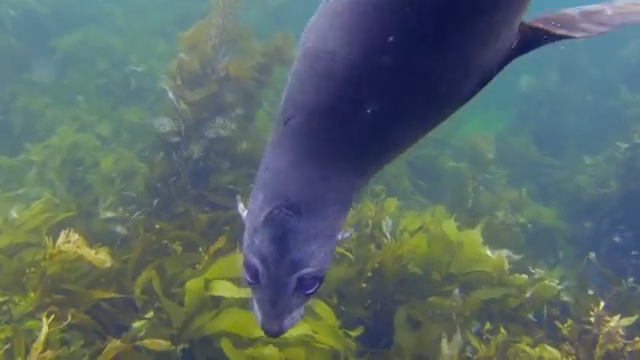
#> input picture data/raw-890/10909.png, 640 x 360 px, given in place of 94_img_.png, which was not available
$ python test.py   (older library calls are emulated)
#> lines starting #> are read from the running program, lines starting #| are printed output that depends on the picture; after the words box and inside, x2 and y2 are one past the last pixel; in counts of white or black regions, pixels touching at a corner belong together; long printed decimals are rounded
#> further down, ref is the input picture: shape (360, 640, 3); mean B, G, R 104.2, 106, 89.8
#> `lab = rgb2lab(cv2.cvtColor(ref, cv2.COLOR_BGR2RGB))`: lab: shape (360, 640, 3) float64; mean of channels 0, 1, 2 43.3, -4.8, -1.4
### metrics.py
"""
Image quality metrics.
  With a reference image : PSNR, SSIM            (higher = closer to the reference)
  Without a reference    : UIQM, UCIQE           (higher = better underwater image quality)
All functions take uint8 BGR images (OpenCV's default format).
"""
import numpy as np                                   # array maths
import cv2                                           # color conversion and Sobel edges
from skimage.metrics import peak_signal_noise_ratio, structural_similarity  # standard full-reference metrics
from skimage.color import rgb2lab                    # RGB -> CIELab conversion used by UCIQE


# ------------------------------------------------------------------ full-reference

def _check_same_shape(a, b):                         # helper: both images must be the same size
    if a.shape != b.shape:                           # compare height, width and channels
        raise ValueError(f"Shape mismatch: {a.shape} vs {b.shape}. Resize before scoring.")  # explain the problem


def psnr(img, ref):                                  # peak signal-to-noise ratio, in dB
    _check_same_shape(img, ref)                      # make sure the comparison is valid
    return float(peak_signal_noise_ratio(ref, img, data_range=255))  # data_range=255 because pixels are uint8


def ssim(img, ref):                                  # structural similarity, from 0 to 1
    _check_same_shape(img, ref)                      # make sure the comparison is valid
    return float(structural_similarity(ref, img, channel_axis=2, data_range=255))  # channel_axis=2: color image


# ------------------------------------------------------------------ UCIQE

# [16 lines left out: function uciqe, not called in this run]


# ------------------------------------------------------------------ UIQM

def _block_view(x, size):                            # helper: cut a 2D array into non-overlapping size x size blocks
    h, w = (x.shape[0] // size) * size, (x.shape[1] // size) * size  # trim so both sides divide evenly by size
    x = x[:h, :w]                                    # drop the leftover edge pixels
    return x.reshape(h // size, size, w // size, size)  # shape (block rows, size, block cols, size)


def _uicm(rgb):                                      # colorfulness measure
    r, g, b = [rgb[..., i].astype(np.float64) for i in range(3)]  # split channels as floats
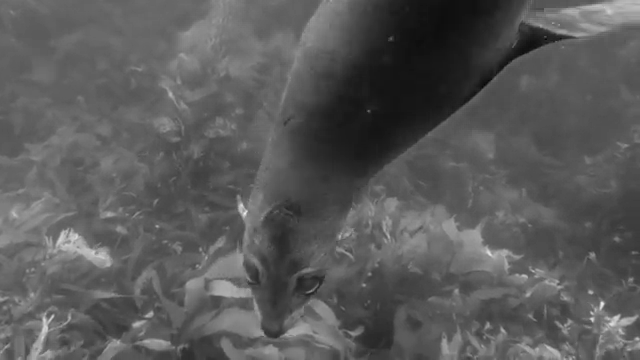
#> r: shape (360, 640) float64; min 5, max 235, mean 89.8
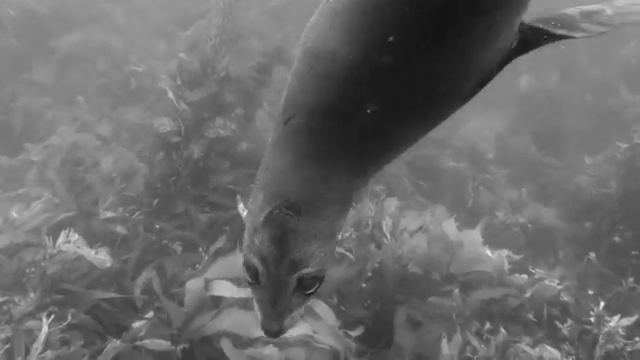
#> g: shape (360, 640) float64; min 15, max 237, mean 106
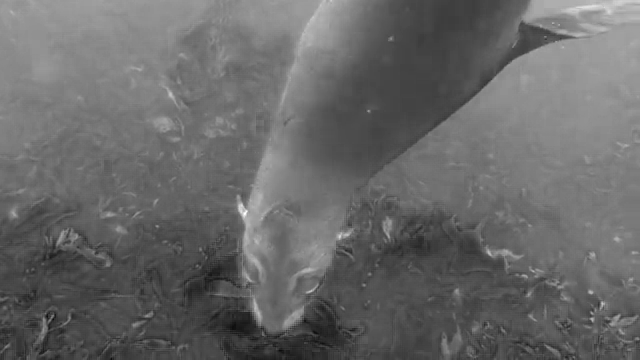
#> b: shape (360, 640) float64; min 12, max 255, mean 104.2
    rg = (r - g).ravel()                             # red-green opponent channel, flattened
    yb = ((r + g) / 2 - b).ravel()                   # yellow-blue opponent channel, flattened

    def trimmed_stats(v, trim=0.1):                  # asymmetric alpha-trimmed mean and variance
#> called with v = array of shape (230400,), trim = 0.1
        v = np.sort(v)                               # sort so the extremes sit at both ends
        k = v.size                                   # number of pixels
#> k = 230400
        lo, hi = int(np.ceil(trim * k)), int(k - np.floor(trim * k))  # indices that cut 10% off each end
#> lo = 23040; hi = 207360
        v = v[lo:hi]                                 # keep the middle 80% (removes outliers)
        return v.mean(), v.var()                     # mean and variance of what remains

    mu_rg, var_rg = trimmed_stats(rg)                # stats for the red-green channel
#> mu_rg = -15.03; var_rg = 119.7
    mu_yb, var_yb = trimmed_stats(yb)                # stats for the yellow-blue channel
#> mu_yb = -9.97; var_yb = 521.8
    return -0.0268 * np.sqrt(mu_rg**2 + mu_yb**2) + 0.1586 * np.sqrt(var_rg + var_yb)  # combine, weights from paper


def _eme(x, size=8):                                 # enhancement measure estimation: log of max/min per block
    blocks = _block_view(x, size)                    # cut into 8x8 blocks
    mx = blocks.max(axis=(1, 3))                     # brightest value in each block
    mn = blocks.min(axis=(1, 3))                     # darkest value in each block
    valid = (mx > 0) & (mn > 0)                      # log is undefined when a block has a zero
    if not valid.any():                              # no usable blocks
        return 0.0                                   # nothing to measure
    return 2.0 * np.log(mx[valid] / mn[valid]).sum() / mx.size  # (2 / number of blocks) * sum of log ratios


def _uism(rgb):                                      # sharpness measure
    total = 0.0                                      # running weighted sum
#> total = 0
    for i, weight in enumerate((0.299, 0.587, 0.114)):  # R, G, B weights (same as grayscale conversion)
        ch = rgb[..., i].astype(np.float64)          # one channel as float
        edge = np.hypot(cv2.Sobel(ch, cv2.CV_64F, 1, 0),   # horizontal Sobel gradient
                        cv2.Sobel(ch, cv2.CV_64F, 0, 1))   # vertical Sobel gradient, combined into edge strength
        total += weight * _eme(edge * ch)            # weight edges by the channel itself, then score with EME
#> this loop made 3 passes
#> total on passes 1 to 3: 1.19, 3.53, 4.01
#> pass 1, in _block_view, `x = x[:h, :w]`:
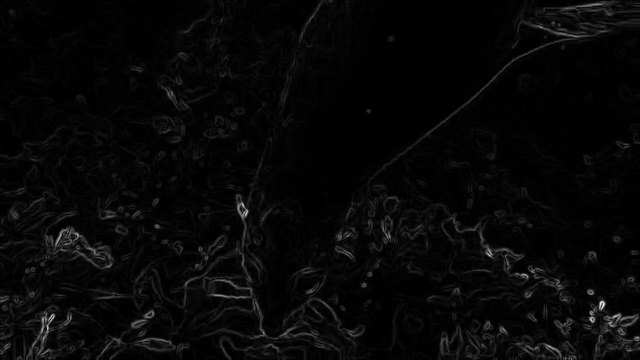
#> x: shape (360, 640) float64; min 0, max 79918.7, mean 2423.6; drawn with min black and max white
#> pass 1, in _eme, `mn = blocks.min(axis=(1, 3))`:
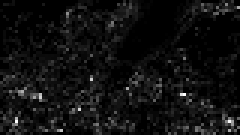
#> mn: shape (45, 80) float64 (shown 3 times larger); min 0, max 3419.8, mean 218.9; drawn with min black and max white
#> after the loop, total = 4.01
    return total                                     # sharpness score


def _uiconm(rgb, size=8):                            # contrast measure (log-AMEE, simplified)
#> called with size = 8
    gray = cv2.cvtColor(rgb, cv2.COLOR_RGB2GRAY).astype(np.float64)  # work on brightness only
    blocks = _block_view(gray, size)                 # cut into 8x8 blocks
    mx = blocks.max(axis=(1, 3))                     # block maximum
    mn = blocks.min(axis=(1, 3))                     # block minimum
    top, bot = mx - mn, mx + mn                      # numerator and denominator of the contrast ratio
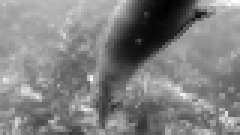
#> bot: shape (45, 80) float64 (shown 3 times larger); min 45, max 359, mean 204.6; drawn with min black and max white
    valid = (top > 0) & (bot > 0)                    # skip flat blocks (ratio would be 0 or undefined)
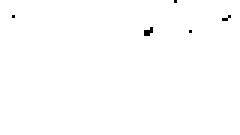
#> valid: shape (45, 80) bool (shown 3 times larger); 99.7% white; black in thin lines or dots, all inside (x1, y1, x2, y2) = (4, 0, 77, 12)
    if not valid.any():                              # no usable blocks
        return 0.0                                   # nothing to measure
    ratio = top[valid] / bot[valid]                  # local contrast between 0 and 1
#> ratio = 3588 values, max 0.688 at index 387, min 0.0038 at index 67, mean 0.108
    return float(-(ratio * np.log(ratio)).sum() / mx.size)  # entropy-style sum, normalised by number of blocks


def uiqm(img_bgr):                                   # underwater image quality measure (Panetta et al., 2016)
    rgb = cv2.cvtColor(img_bgr, cv2.COLOR_BGR2RGB)   # the sub-metrics are written for RGB order
    return float(0.0282 * _uicm(rgb)                 # colorfulness
                 + 0.2953 * _uism(rgb)               # sharpness
                 + 3.5753 * _uiconm(rgb))            # contrast, weights from the paper


# ------------------------------------------------------------------ convenience

# [6 lines left out: function evaluate, not called in this run]

### candidate_pipelines.py
"""Candidate-pipeline comparison on the SAME split as evaluate_all.py.

Question: can a simpler, better-motivated pipeline beat Shades of Gray alone
and the fixed/adaptive pipelines on held-out UIEB pairs?

Protocol
  1. Split is rebuilt exactly as in evaluate_all.py (same seed, same fraction).
  2. Every candidate configuration is scored on (a subset of) the TUNING split.
  3. The best configuration per family is frozen.
  4. Frozen winners are evaluated ONCE on the held-out test split.

Tuning objective ("balanced", fixed in advance, no test statistics):
    mean( clip(PSNR/40), SSIM, clip(1 - CIEDE2000/30), clip(UIQM/4) )
UCIQE is reported but NOT optimised (it rewards over-saturation).

Usage:
    python candidate_pipelines.py                  # full run
    python candidate_pipelines.py --tune-n 20 --max-test 10   # quick smoke test
Put this file next to evaluate_all.py.
"""
import argparse
import itertools
import json
import statistics
from pathlib import Path

import cv2
import numpy as np
from scipy.stats import wilcoxon
from skimage.color import deltaE_ciede2000, rgb2lab

from dip.color_correction import correct
from dip.contrast import enhance_contrast
from dip.dehazing import dehaze
from evaluate_all import (FIXED, RAW_DEFAULT, REF_DEFAULT, pair_files, panel,
                          split_pairs, write_csv)
from metrics import psnr, ssim, uciqe, uiqm

OUT_DEFAULT = Path(__file__).resolve().parent / "results" / "candidate_pipelines"


# ----------------------------------------------------------------- pipelines
def _sog(img, p):
    return correct(img, "shades_of_gray", power=p.get("power", 6.0),
                   max_gain=p.get("max_gain", 2.2), stretch=p["stretch"])


def _clahe(img, clip):
    return enhance_contrast(img, method="clahe", clip_limit=clip, tile_size=8)


def pipe_a(img, p):          # A: Shades of Gray only
    return _sog(img, p)


def pipe_b(img, p):          # B: Shades of Gray -> CLAHE
    return _clahe(_sog(img, p), p["clip"])


def pipe_c(img, p):          # C: red comp -> Shades of Gray -> CLAHE
    red = correct(img, "red_comp", alpha=p["alpha"], reference="green")
    return _clahe(_sog(red, p), p["clip"])


# [6 lines left out: function pipe_d, not called in this run]


def pipe_e(img, p):          # E: CLAHE first, then color (tests ordering)
    red = correct(_clahe(img, p["clip"]), "red_comp", alpha=p["alpha"], reference="green")
    return _sog(red, p)


PIPES = {"A_sog": pipe_a, "B_sog_clahe": pipe_b, "C_red_sog_clahe": pipe_c,
         "D_weak_dehaze": pipe_d, "E_clahe_first": pipe_e}
SOG_DEFAULT = {"stretch": True, "power": 6.0, "max_gain": 2.2}


# [21 lines left out: functions build_configs, fixed_pipeline, not called in this run]


# ------------------------------------------------------------------- metrics
def balanced(m):
    return float(np.mean([np.clip(m["PSNR"] / 40.0, 0, 1), np.clip(m["SSIM"], 0, 1),
                          np.clip(1.0 - m["CIEDE2000"] / 30.0, 0, 1),
                          np.clip(m["UIQM"] / 4.0, 0, 1)]))


def metrics_of(img, ref, ref_lab, with_uciqe=True):
    lab = rgb2lab(cv2.cvtColor(img, cv2.COLOR_BGR2RGB))
    m = {"PSNR": psnr(img, ref), "SSIM": ssim(img, ref),
         "CIEDE2000": float(np.mean(deltaE_ciede2000(lab, ref_lab))), "UIQM": uiqm(img)}
#> m = {'PSNR': inf, 'SSIM': 1, 'CIEDE2000': 0, 'UIQM': 2.02}
    if with_uciqe:
        m["UCIQE"] = uciqe(img)
    m["balanced"] = balanced(m)
    m["composite"] = 0.5 * (float(np.clip(m["PSNR"] / 40.0, 0, 1)) + float(np.clip(m["SSIM"], 0, 1)))
    return m


def cfg_name(family, p):
    return family + "|" + ",".join(f"{k}={v}" for k, v in p.items())


# -------------------------------------------------------------------- tuning
# [123 lines left out: functions tune, compare, main, not called in this run]


# [2 lines that do not run on import are left out]

### test.py
import cv2
from skimage.color import rgb2lab
from candidate_pipelines import metrics_of
ref = cv2.imread("data/reference-890/94_img_.png")   # use the real file name
lab = rgb2lab(cv2.cvtColor(ref, cv2.COLOR_BGR2RGB))
print(metrics_of(ref, ref, lab, with_uciqe=False))
#| {'PSNR': inf, 'SSIM': 1.0, 'CIEDE2000': 0.0, 'UIQM': 2.020, 'balanced': 0.8762, 'composite': 1.0}

$ run again, on data/reference-890/102_img_.png
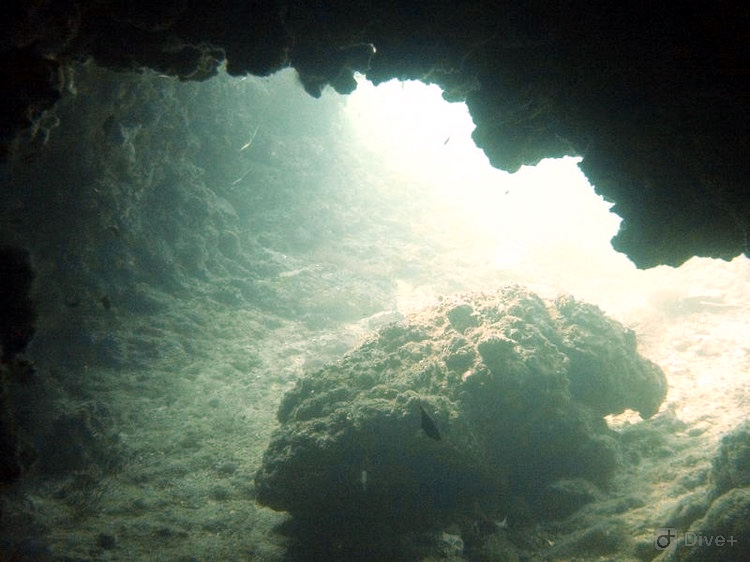
#> input picture data/reference-890/102_img_.png, 750 x 562 px, given in place of 94_img_.png, which was not available
#> ref is the input picture: shape (562, 750, 3); mean B, G, R 98.1, 110.2, 97.3
#> lab: shape (562, 750, 3) float64; mean of channels 0, 1, 2 43.3, -7.3, 4.9
#> mu_rg = -12.55; var_rg = 85.63
#> mu_yb = 4.57; var_yb = 47.54
#> in _uism, `total = 0.0`: total = 0
#> the loop in _uism, `for i, weight in enumerate((0.299, 0.587, 0.114)):` made 3 passes
#> total on passes 1 to 3: 1.53, 4.58, 5.19
#> pass 1, in _eme, `mn = blocks.min(axis=(1, 3))`:
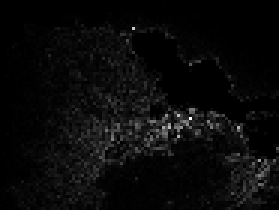
#> mn: shape (70, 93) float64 (shown 3 times larger); min 0, max 8819.2, mean 350.3; drawn with min black and max white
#> after the loop in _uism, `for i, weight in enumerate((0.299, 0.587, 0.114)):`: total = 5.19
#> in _uiconm, `valid = (top > 0) & (bot > 0)`:
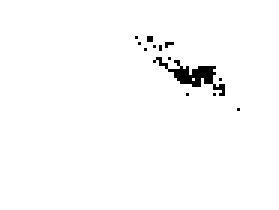
#> valid: shape (70, 93) bool (shown 3 times larger); 98.3% white; 13 black regions (12 under 20 px), largest, box (x1, y1, x2, y2) and area: (51, 19, 75, 32) 92
#> ratio = 6399 values, max 1 at index 0, min 0.00196 at index 1074, mean 0.238
#> m = {'PSNR': inf, 'SSIM': 1, 'CIEDE2000': 0, 'UIQM': 2.48}
#| {'PSNR': inf, 'SSIM': 1.0, 'CIEDE2000': 0.0, 'UIQM': 2.479, 'balanced': 0.9049, 'composite': 1.0}

$ run again, on data/reference-890/106_img_.png
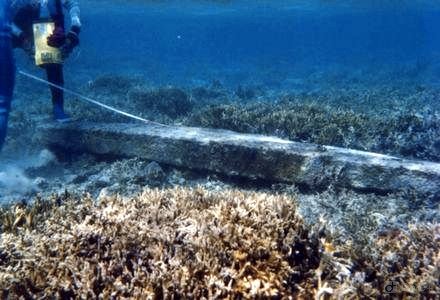
#> input picture data/reference-890/106_img_.png, 440 x 300 px, given in place of 94_img_.png, which was not available
#> ref is the input picture: shape (300, 440, 3); mean B, G, R 123.2, 97, 68.1
#> lab: shape (300, 440, 3) float64; mean of channels 0, 1, 2 40.2, 1.9, -16.9
#> in _uicm, `r, g, b = [rgb[..., i].astype(np.float64) for i in range(3)]`:
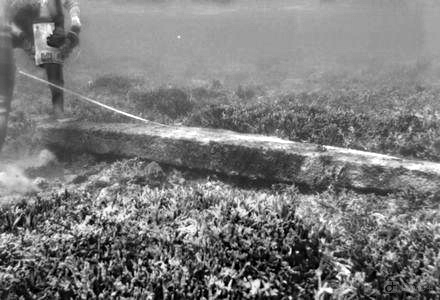
#> b: shape (300, 440) float64; min 0, max 255, mean 123.2
#> mu_rg = -29.06; var_rg = 908.2
#> mu_yb = -40.91; var_yb = 1659.4
#> in _uism, `total = 0.0`: total = 0
#> the loop in _uism, `for i, weight in enumerate((0.299, 0.587, 0.114)):` made 3 passes
#> total on passes 1 to 3: 1.91, 5.5, 6.17
#> after the loop in _uism, `for i, weight in enumerate((0.299, 0.587, 0.114)):`: total = 6.17
#> in _uiconm, `valid = (top > 0) & (bot > 0)`:
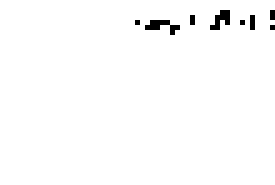
#> valid: shape (37, 55) bool (shown 5 times larger); 98.6% white; black in thin lines or dots, all inside (x1, y1, x2, y2) = (27, 2, 55, 7)
#> ratio = 2006 values, max 1 at index 1406, min 0.00645 at index 183, mean 0.491
#> m = {'PSNR': inf, 'SSIM': 1, 'CIEDE2000': 0, 'UIQM': 2.88}
#| {'PSNR': inf, 'SSIM': 1.0, 'CIEDE2000': 0.0, 'UIQM': 2.884, 'balanced': 0.9302, 'composite': 1.0}
